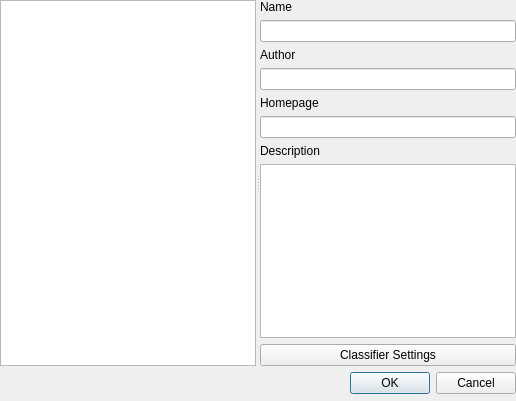
<?xml version="1.0" encoding="UTF-8"?>
<ui version="4.0">
 <class>Dialog</class>
 <widget class="QDialog" name="Dialog">
  <property name="geometry">
   <rect>
    <x>0</x>
    <y>0</y>
    <width>516</width>
    <height>401</height>
   </rect>
  </property>
  <property name="windowTitle">
   <string>Classification Algorithms</string>
  </property>
  <widget class="QWidget" name="layoutWidget">
   <property name="geometry">
    <rect>
     <x>0</x>
     <y>0</y>
     <width>516</width>
     <height>394</height>
    </rect>
   </property>
   <layout class="QVBoxLayout" name="verticalLayout_2">
    <item>
     <widget class="QSplitter" name="splitter">
      <property name="orientation">
       <enum>Qt::Horizontal</enum>
      </property>
      <widget class="QListWidget" name="listWidget">
       <property name="sizePolicy">
        <sizepolicy hsizetype="Preferred" vsizetype="Expanding">
         <horstretch>0</horstretch>
         <verstretch>0</verstretch>
        </sizepolicy>
       </property>
      </widget>
      <widget class="QWidget" name="layoutWidget">
       <layout class="QVBoxLayout" name="verticalLayout">
        <item>
         <widget class="QLabel" name="label">
          <property name="text">
           <string>Name</string>
          </property>
         </widget>
        </item>
        <item>
         <widget class="QLineEdit" name="name">
          <property name="readOnly">
           <bool>true</bool>
          </property>
         </widget>
        </item>
        <item>
         <widget class="QLabel" name="label_2">
          <property name="text">
           <string>Author</string>
          </property>
         </widget>
        </item>
        <item>
         <widget class="QLineEdit" name="author">
          <property name="readOnly">
           <bool>true</bool>
          </property>
         </widget>
        </item>
        <item>
         <widget class="QLabel" name="label_3">
          <property name="text">
           <string>Homepage</string>
          </property>
         </widget>
        </item>
        <item>
         <widget class="QLineEdit" name="homepage">
          <property name="readOnly">
           <bool>true</bool>
          </property>
         </widget>
        </item>
        <item>
         <widget class="QLabel" name="label_4">
          <property name="text">
           <string>Description</string>
          </property>
         </widget>
        </item>
        <item>
         <widget class="QTextBrowser" name="description"/>
        </item>
        <item>
         <widget class="QPushButton" name="settingsButton">
          <property name="text">
           <string>Classifier Settings</string>
          </property>
         </widget>
        </item>
       </layout>
      </widget>
     </widget>
    </item>
    <item>
     <layout class="QHBoxLayout" name="horizontalLayout">
      <item>
       <spacer name="horizontalSpacer">
        <property name="orientation">
         <enum>Qt::Horizontal</enum>
        </property>
        <property name="sizeHint" stdset="0">
         <size>
          <width>40</width>
          <height>20</height>
         </size>
        </property>
       </spacer>
      </item>
      <item>
       <widget class="QDialogButtonBox" name="buttonBox">
        <property name="orientation">
         <enum>Qt::Horizontal</enum>
        </property>
        <property name="standardButtons">
         <set>QDialogButtonBox::Cancel|QDialogButtonBox::Ok</set>
        </property>
       </widget>
      </item>
     </layout>
    </item>
   </layout>
  </widget>
 </widget>
 <resources/>
 <connections>
  <connection>
   <sender>buttonBox</sender>
   <signal>accepted()</signal>
   <receiver>Dialog</receiver>
   <slot>accept()</slot>
   <hints>
    <hint type="sourcelabel">
     <x>248</x>
     <y>254</y>
    </hint>
    <hint type="destinationlabel">
     <x>157</x>
     <y>274</y>
    </hint>
   </hints>
  </connection>
  <connection>
   <sender>buttonBox</sender>
   <signal>rejected()</signal>
   <receiver>Dialog</receiver>
   <slot>reject()</slot>
   <hints>
    <hint type="sourcelabel">
     <x>316</x>
     <y>260</y>
    </hint>
    <hint type="destinationlabel">
     <x>286</x>
     <y>274</y>
    </hint>
   </hints>
  </connection>
 </connections>
</ui>
